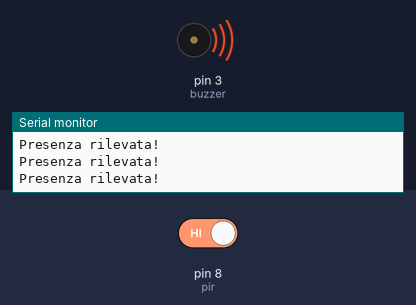
The sketch below on a simulated Arduino Uno, built with avr-gcc and run on an emulated ATmega328P. Parts: buzzer (waves = sounding), the last lines printed to the serial monitor. Inputs (shaded band) come from the test bench; at power-on: pin 8 (pir) HIGH.

Above: at 8.8 s.
8.9 s: pin 8 (pir) driven LOW
At 12.4 s:
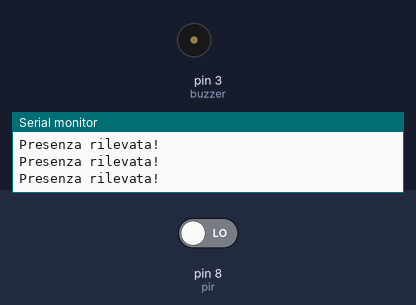
13.9 s: pin 8 (pir) driven HIGH
At 14.8 s:
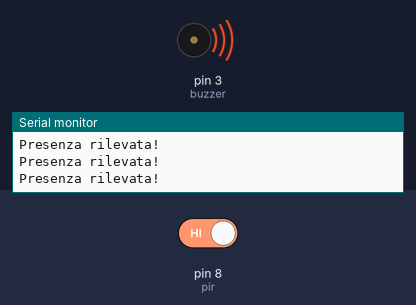
Timing chart, 0 to 29.2 s (numbered marks = the images above; inputs shaded):
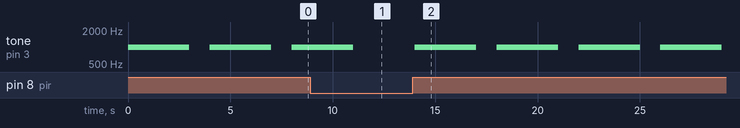

The sketch:

RivelatorePresenza.ino
```cpp
// VARIABILI GLOBALI
int pir = 8;        // pin rivelatore di presenza
int buzzer = 3;     // pin buzzer
int val;            // variabile di presenza: HIGH = 1 = 5 V DC  / LOW = 0 = 0 V DC

void setup() {
  Serial.begin(9600);
  pinMode(pir, INPUT);
  pinMode(buzzer, OUTPUT);
}

void loop() {
  val = digitalRead(pir);   //salviamo il valore letto dal sensore pir sul pin digitale 8
  if(val == LOW){
     noTone(buzzer);        //silenziamo il buzzer (sul pin 3) se non si rileva presenza alcuna
  }else{
     Serial.println("Presenza rilevata!");
     tone(buzzer, 1000);    //avviamo il suono se si rileva la presenza
     delay(3000);
     noTone(buzzer);
  }
  delay(1000);
}
```

Measured:
- after the input at 8.9 s, tone on pin 3 (buzzer): goes on until 11.0 s, then stays silent
- after the input at 13.9 s, tone on pin 3 (buzzer): alternates 1000 Hz for 3.0 s and silent for 1.0 s, starting after 0.10 s
- by itself, tone on pin 3 (buzzer): alternates 1000 Hz for 3.0 s and silent for 1.0 s
